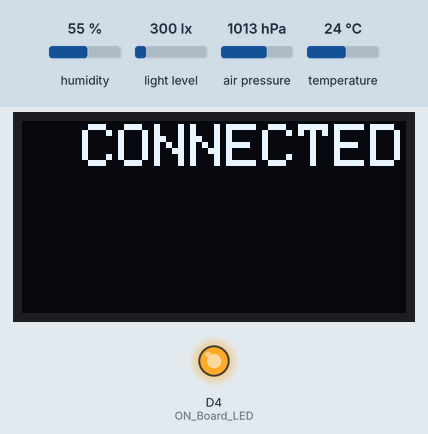
A sketch run on a simulated ESP8266 (NodeMCU). Parts: 128×64 one-colour display, output pins drawn as LEDs (lit = HIGH). Inputs (shaded band) come from the test bench; at power-on: humidity 55 %, light level 300 lx, temperature 24 °C, air pressure 1013 hPa. WiFi joins after 1.5 s; servers stay silent unless stated; uploads are accepted with an empty reply; what the sketch prints to the serial monitor is not drawn.

Above: at 5.7 s.
5.8 s: humidity set to 22 %
At 8.83 s:
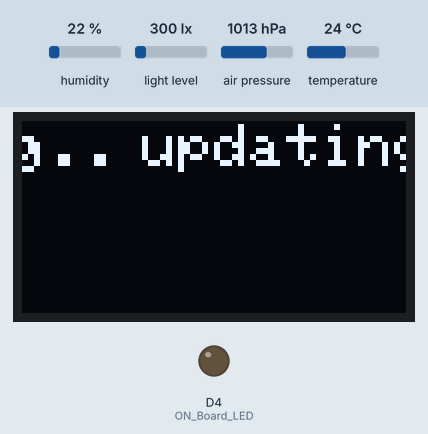
8.9 s: light level set to 40 lx
At 9.09 s:
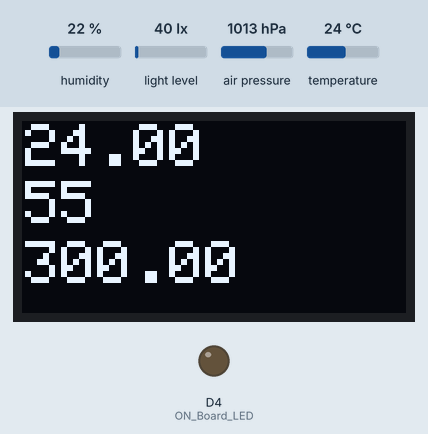
11.3 s: temperature set to 12 °C
At 19.04 s:
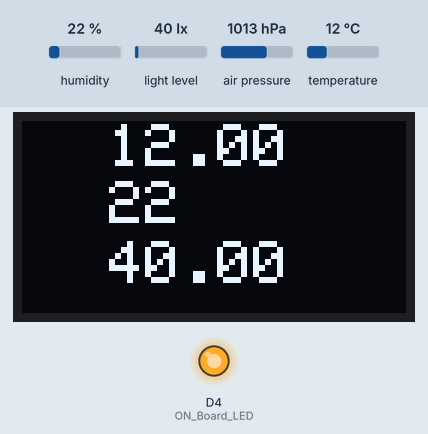
19.1 s: humidity set to 40 %
At 26.52 s:
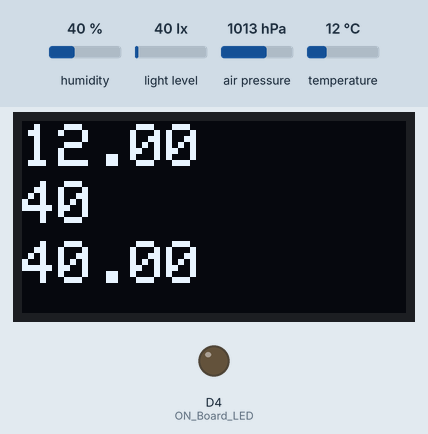
27.8 s: light level set to 500 lx
At 37.2 s:
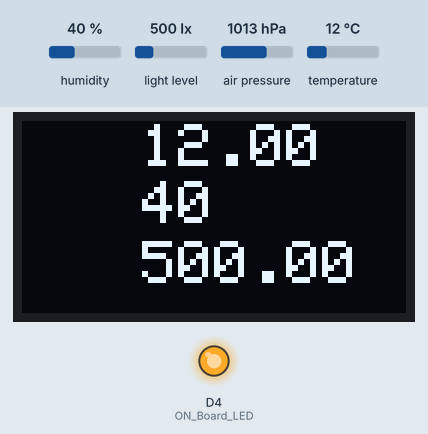
Timing chart, 0 to 37.5 s (numbered marks = the images above; inputs shaded):
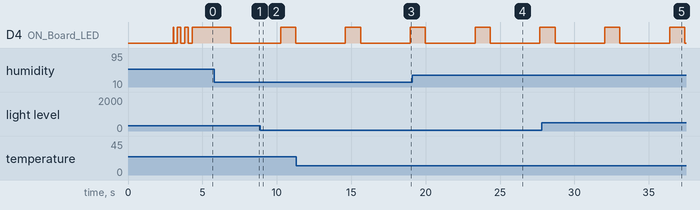

Measured:
- by itself, D4 (ON_Board_LED): alternates HIGH for 1.0 s and LOW for 3.3 s
- what the display in image 5 shows lasts 0.5 s, from 36.9 s to 37.4 s

The sketch:

code.ino
```cpp
#include <ESP8266WiFi.h>
#include <WiFiClientSecure.h>
#include <SFE_BMP180.h>
#include <BH1750.h>
#include <Wire.h>
#include <Adafruit_GFX.h>
#include <Adafruit_SSD1306.h>
SFE_BMP180 pressure;
BH1750 GY30;
#define ALTITUDE 943.7
#define SCREEN_WIDTH 128 // OLED display width,  in pixels
#define SCREEN_HEIGHT 64 // OLED display height, in pixels
Adafruit_SSD1306 oled(SCREEN_WIDTH, SCREEN_HEIGHT, &Wire, -1);


#include "DHT.h"

#define DHTTYPE DHT11
const int DHTPin = D3;
DHT dht(DHTPin, DHTTYPE);

#define ON_Board_LED 2

const char* ssid = "iPhone";
const char* password = "12345678";


const char* host = "script.google.com";
const int httpsPort = 443;


WiFiClientSecure client;

String GAS_ID = "AKfycbwFpVxwCvKm8WvxWelWZoOJlOgJMo3Guqumyvhe3IyukDOCJBOyYNUCV-7GriK0a2DY"; //--> spreadsheet script ID


void setup() {
 Wire.begin();
pressure.begin();
  GY30.begin();

  Serial.begin(115200);
  delay(500);

  dht.begin();
  delay(500);
  oled.begin(SSD1306_SWITCHCAPVCC, 0x3C);
  delay(2000);
  oled.clearDisplay();

  WiFi.begin(ssid, password);
  Serial.println("");

  pinMode(ON_Board_LED,OUTPUT);
  digitalWrite(ON_Board_LED, HIGH);


  Serial.print("Connecting");
 oled_text("Connecting");
  while (WiFi.status() != WL_CONNECTED) {

    Serial.print(".");

    digitalWrite(ON_Board_LED, LOW);
    delay(250);
    digitalWrite(ON_Board_LED, HIGH);
    delay(250);

  }

  digitalWrite(ON_Board_LED, HIGH); //--> Turn off the On Board LED when it is connected to the wifi router.

  Serial.println("");
  Serial.print("Successfully connected to : ");
  Serial.println(ssid);
  Serial.print("IP address: ");
  Serial.println(WiFi.localIP());
  Serial.println();
   oled_text("CONNECTED");

  if (pressure.begin())
Serial.println("BMP180 init success");
else
{
Serial.println("BMP180 init fail\n\n");
Serial.println("Check connection");
}
}


void loop() {

  Wire.beginTransmission(0x77);
  char status;
  double T, P, p0, a;
  int h = dht.readHumidity();
  float t = dht.readTemperature();
  status = pressure.startTemperature();
  status = pressure.getTemperature(T);
  status = pressure.startPressure(3);


status = pressure.getPressure(P, T);
if (status = 0)
{
Serial.println("error starting pressure measurement\n");
}
Wire.endTransmission();

Wire.beginTransmission(0x77);
float lux = GY30.readLightLevel();
Wire.endTransmission();

  if (isnan(h) || isnan(t) ||isnan(P) || isnan(lux)) {
    Serial.println("Sensors not connected properly");
    delay(500);
    oled_text("CHECK WIRE!");
    return;
  }
  if (lux == -2){
     Serial.println("I2C ERROR");
    delay(500);
    oled_text("I2C ERROR!");
    return;
    }
  String Temp = "Temperature : " + String(t) + " °C";
  String Humi = "Humidity : " + String(h) + " %";
  String Pressure = "Pressure : " + String(P);
  String Light = "Light Intensity: " + String(lux) ;
  Serial.println(Temp);
  Serial.println(Humi);
  Serial.println(Pressure);
  Serial.println(Light);
  sendData(t, h, P,lux);
    delay(2000);
  oled.clearDisplay();

  oled.setTextSize(2);
  oled.setTextColor(WHITE);
  oled.setCursor(0, 1);
  oled.println(t);
  oled.setCursor(0, 20);
  oled.println(h);
  oled.setCursor(0, 40);
  oled.println(lux);
  oled.startscrollright(0x00, 0x0F);
  oled.display();
}


void sendData(float tem, int hum,float Pressure, float lux) {
  Serial.println("==========");
  Serial.print("connecting to ");
  Serial.println(host);


  if (!client.connect(host, httpsPort)) {
    Serial.println("connection failed");
    oled_text("connection failed");
    return;
  }


  String string_temperature =  String(tem);
  String string_pressure = String(Pressure);
  // String string_temperature =  String(tem, DEC);
  String string_humidity =  String(hum, DEC);
  String light_intensity = String(lux);
  String url = "/macros/s/" + GAS_ID + "/exec?temperature=" + string_temperature + "&humidity=" + string_humidity+"&pressure="+string_pressure+"&light=" + light_intensity;
  Serial.print("requesting URL: ");
  Serial.println(url);

  client.print(String("GET ") + url + " HTTP/1.1\r\n" +
         "Host: " + host + "\r\n" +
         "User-Agent: BuildFailureDetectorESP8266\r\n" +
         "Connection: close\r\n\r\n");

  Serial.println("request sent");


  while (client.connected()) {
    String line = client.readStringUntil('\n');
    if (line == "\r") {
      Serial.println("headers received");
      break;
    }
  }
  String line = client.readStringUntil('\n');
  if (line.startsWith("{\"state\":\"success\"")) {
    Serial.println("esp8266/Arduino CI successfull!");
  } else {
    Serial.println("esp8266/Arduino CI has conditionally accepted");
  }
  Serial.print("reply was : ");
  Serial.println(line);
  Serial.println("closing connection");
  Serial.println("==========");
  Serial.println();


    digitalWrite(ON_Board_LED, HIGH);

  delay(1000);
   oled_text("updating..");
     digitalWrite(ON_Board_LED, LOW);
  //----------------------------------------
}

int oled_text(String data){
  oled.clearDisplay();
  oled.setTextSize(2);          // text size
  oled.setTextColor(WHITE);     // text color
  oled.setCursor(0, 1);        // position to display
  oled.println(data);
  oled.startscrollright(0x00, 0x0F);
  oled.display();               // show on OLED

  }
```
